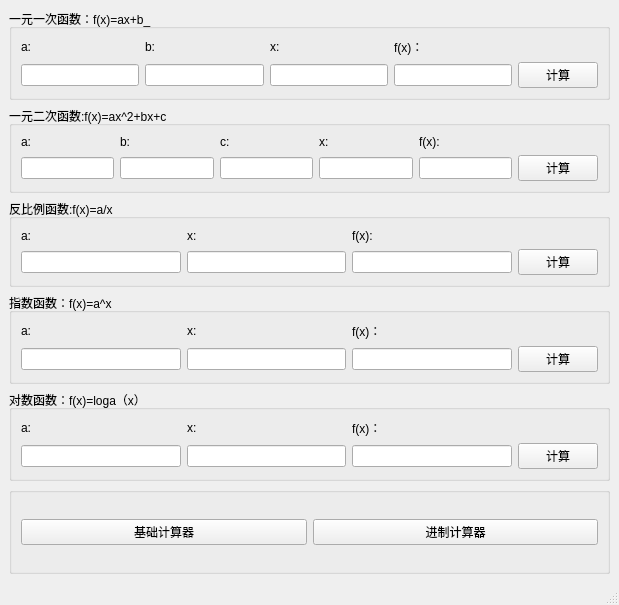
<?xml version="1.0" encoding="UTF-8"?>
<ui version="4.0">
 <class>cal_func</class>
 <widget class="QMainWindow" name="cal_func">
  <property name="geometry">
   <rect>
    <x>0</x>
    <y>0</y>
    <width>619</width>
    <height>605</height>
   </rect>
  </property>
  <property name="windowTitle">
   <string>MainWindow</string>
  </property>
  <widget class="QWidget" name="centralwidget">
   <layout class="QGridLayout" name="gridLayout_7">
    <item row="0" column="0">
     <widget class="QGroupBox" name="groupBox">
      <property name="title">
       <string>一元一次函数：f(x)=ax+b_</string>
      </property>
      <layout class="QGridLayout" name="gridLayout_2">
       <item row="0" column="0">
        <widget class="QLabel" name="label_15">
         <property name="text">
          <string>a:</string>
         </property>
        </widget>
       </item>
       <item row="0" column="1">
        <widget class="QLabel" name="label_16">
         <property name="text">
          <string>b:</string>
         </property>
        </widget>
       </item>
       <item row="0" column="2">
        <widget class="QLabel" name="label_17">
         <property name="text">
          <string>x:</string>
         </property>
        </widget>
       </item>
       <item row="0" column="3">
        <widget class="QLabel" name="label_18">
         <property name="text">
          <string>f(x)：</string>
         </property>
        </widget>
       </item>
       <item row="1" column="0">
        <widget class="QLineEdit" name="a_11"/>
       </item>
       <item row="1" column="1">
        <widget class="QLineEdit" name="b_11"/>
       </item>
       <item row="1" column="2">
        <widget class="QLineEdit" name="x_11"/>
       </item>
       <item row="1" column="3">
        <widget class="QLineEdit" name="f_11"/>
       </item>
       <item row="1" column="4">
        <widget class="QPushButton" name="cal_11">
         <property name="text">
          <string>计算</string>
         </property>
        </widget>
       </item>
      </layout>
     </widget>
    </item>
    <item row="1" column="0">
     <widget class="QGroupBox" name="Groupbox">
      <property name="title">
       <string>一元二次函数:f(x)=ax^2+bx+c</string>
      </property>
      <layout class="QGridLayout" name="gridLayout_3">
       <item row="0" column="0">
        <widget class="QLabel" name="label_10">
         <property name="text">
          <string>a:</string>
         </property>
        </widget>
       </item>
       <item row="0" column="1">
        <widget class="QLabel" name="label_11">
         <property name="text">
          <string>b:</string>
         </property>
        </widget>
       </item>
       <item row="0" column="2">
        <widget class="QLabel" name="label_12">
         <property name="text">
          <string>c:</string>
         </property>
        </widget>
       </item>
       <item row="0" column="3">
        <widget class="QLabel" name="label_13">
         <property name="text">
          <string>x:</string>
         </property>
        </widget>
       </item>
       <item row="0" column="4">
        <widget class="QLabel" name="label_14">
         <property name="text">
          <string>f(x):</string>
         </property>
        </widget>
       </item>
       <item row="1" column="0">
        <widget class="QLineEdit" name="a_12"/>
       </item>
       <item row="1" column="1">
        <widget class="QLineEdit" name="b_12"/>
       </item>
       <item row="1" column="2">
        <widget class="QLineEdit" name="c_12"/>
       </item>
       <item row="1" column="3">
        <widget class="QLineEdit" name="x_12"/>
       </item>
       <item row="1" column="4">
        <widget class="QLineEdit" name="f_12"/>
       </item>
       <item row="1" column="5">
        <widget class="QPushButton" name="cal_12">
         <property name="text">
          <string>计算</string>
         </property>
        </widget>
       </item>
      </layout>
     </widget>
    </item>
    <item row="2" column="0">
     <widget class="QGroupBox" name="groupBox_3">
      <property name="title">
       <string>反比例函数:f(x)=a/x</string>
      </property>
      <layout class="QGridLayout" name="gridLayout">
       <item row="0" column="0">
        <widget class="QLabel" name="label_7">
         <property name="text">
          <string>a:</string>
         </property>
        </widget>
       </item>
       <item row="0" column="1">
        <widget class="QLabel" name="label_8">
         <property name="text">
          <string>x:</string>
         </property>
        </widget>
       </item>
       <item row="0" column="2">
        <widget class="QLabel" name="label_9">
         <property name="text">
          <string>f(x):</string>
         </property>
        </widget>
       </item>
       <item row="1" column="0">
        <widget class="QLineEdit" name="a_inverse"/>
       </item>
       <item row="1" column="1">
        <widget class="QLineEdit" name="x_inverse"/>
       </item>
       <item row="1" column="2">
        <widget class="QLineEdit" name="f_inverse"/>
       </item>
       <item row="1" column="3">
        <widget class="QPushButton" name="cal_inverse">
         <property name="text">
          <string>计算</string>
         </property>
        </widget>
       </item>
      </layout>
     </widget>
    </item>
    <item row="3" column="0">
     <widget class="QGroupBox" name="groupbox">
      <property name="title">
       <string>指数函数：f(x)=a^x</string>
      </property>
      <layout class="QGridLayout" name="gridLayout_4">
       <item row="0" column="0">
        <widget class="QLabel" name="label_4">
         <property name="text">
          <string>a:</string>
         </property>
        </widget>
       </item>
       <item row="0" column="1">
        <widget class="QLabel" name="label_5">
         <property name="text">
          <string>x:</string>
         </property>
        </widget>
       </item>
       <item row="0" column="2">
        <widget class="QLabel" name="label_6">
         <property name="text">
          <string>f(x)：</string>
         </property>
        </widget>
       </item>
       <item row="1" column="0">
        <widget class="QLineEdit" name="a_index"/>
       </item>
       <item row="1" column="1">
        <widget class="QLineEdit" name="x_index"/>
       </item>
       <item row="1" column="2">
        <widget class="QLineEdit" name="f_index"/>
       </item>
       <item row="1" column="3">
        <widget class="QPushButton" name="cal_index">
         <property name="text">
          <string>计算</string>
         </property>
        </widget>
       </item>
      </layout>
     </widget>
    </item>
    <item row="4" column="0">
     <widget class="QGroupBox" name="groupBox_5">
      <property name="title">
       <string>对数函数：f(x)=loga（x）</string>
      </property>
      <layout class="QGridLayout" name="gridLayout_5">
       <item row="0" column="0">
        <widget class="QLabel" name="label">
         <property name="text">
          <string>a:</string>
         </property>
        </widget>
       </item>
       <item row="0" column="1">
        <widget class="QLabel" name="label_2">
         <property name="text">
          <string>x:</string>
         </property>
        </widget>
       </item>
       <item row="0" column="2">
        <widget class="QLabel" name="label_3">
         <property name="text">
          <string>f(x)：</string>
         </property>
        </widget>
       </item>
       <item row="1" column="0">
        <widget class="QLineEdit" name="a_log"/>
       </item>
       <item row="1" column="1">
        <widget class="QLineEdit" name="x_log"/>
       </item>
       <item row="1" column="2">
        <widget class="QLineEdit" name="f_log"/>
       </item>
       <item row="1" column="3">
        <widget class="QPushButton" name="cal_log">
         <property name="text">
          <string>计算</string>
         </property>
        </widget>
       </item>
      </layout>
     </widget>
    </item>
    <item row="5" column="0">
     <widget class="QGroupBox" name="groupBox_6">
      <property name="title">
       <string/>
      </property>
      <layout class="QGridLayout" name="gridLayout_6">
       <item row="0" column="0">
        <widget class="QPushButton" name="base_cal">
         <property name="text">
          <string>基础计算器</string>
         </property>
        </widget>
       </item>
       <item row="0" column="1">
        <widget class="QPushButton" name="trans">
         <property name="text">
          <string>进制计算器</string>
         </property>
        </widget>
       </item>
      </layout>
     </widget>
    </item>
   </layout>
  </widget>
  <widget class="QMenuBar" name="menubar">
   <property name="geometry">
    <rect>
     <x>0</x>
     <y>0</y>
     <width>619</width>
     <height>26</height>
    </rect>
   </property>
  </widget>
  <widget class="QStatusBar" name="statusbar"/>
 </widget>
 <resources/>
 <connections/>
</ui>
